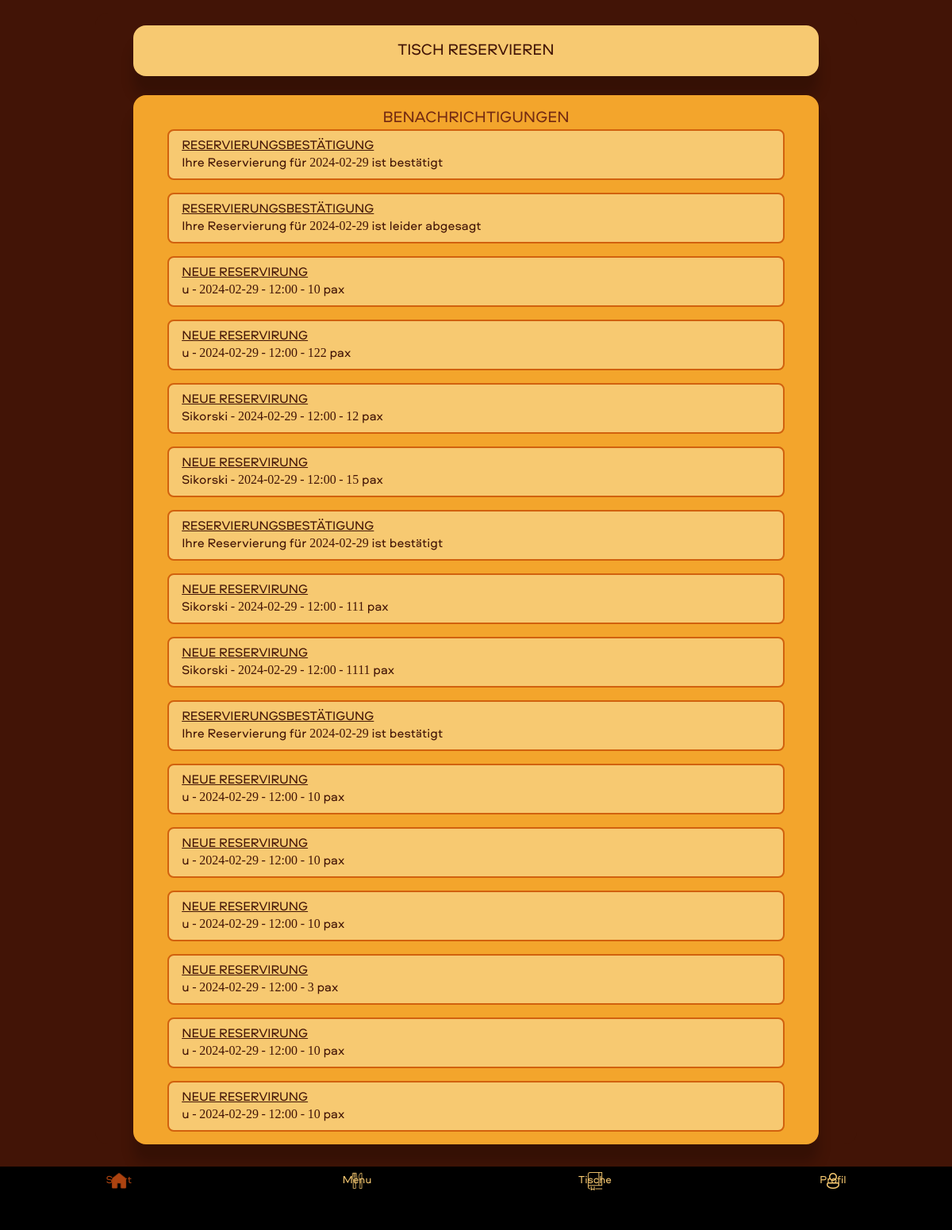
The app's page / (signed in) with its own data.
### reservation_app/models.py (models this page shows, shortened)
class Notification(models.Model):
    user = models.ForeignKey(settings.AUTH_USER_MODEL, on_delete=models.CASCADE)
    title = models.TextField(default='')
    message = models.TextField(default='')
    timestamp = models.DateTimeField(auto_now_add=True)
    is_read = models.BooleanField(default=False)

### reservation_app/views.py (the view)
# urls.py: path('',views.home,name='home'),
def home(request):
    if request.user.is_authenticated:
        notifications = Notification.objects.filter(user=request.user, is_read=False)
        return render(request,"home.html",{'notifications': notifications})
    else:
        return render(request,"home.html",{'notifications': []})

### reservation_app/templates/home.html (shortened to what this page needs)
{% extends 'base.html' %}
{% block content %}
<div class="tables-container" style="min-height: 90vh;">
    <a href="{% url 'create_book' %}">
        <button class="std_button" style="height: 8vh; margin-top: 2vh;">Tisch reservieren</button>
    </a>
{% if user.is_authenticated %}
<div class="notifications" style="overflow-y: auto">
    <div class="title-text">
        <div class="title">Benachrichtigungen</div>
      </div>
{% if notifications %}
    <ul>
        {% for notification in notifications %}
        {% if notification.is_read == False %}
        <a href="{% url 'user_orders' %}?method=Show_Table&notification_id={{ notification.id }}">
            <button class="notification">
                <div class="title_not">
                {{ notification.title }}
            </div>
            <div class="message">
                {{ notification.message }}
            </div>
        </button></a>
        {% endif %}
        {% endfor %}
    </ul>
{% else %}
<div class="title-text">
    <div class="title" style="font-size: 2vh;padding-bottom: 2vh;">Sie haben keine Benachrichtigungen</div>
  </div>
{% endif %}
{% endif %}
</div>
</div><br><br><br><br>
</div>
 {% load static %}
      <a href="{% url 'home' %}">
        <button class="tabbar home">
            <img src="{% static 'icons/home_active.png' %}">
            <br>
            Start
        </button>
    </a>
    <a href="{% url 'menu' %}">
        <button class="tabbar menu">
            <img src="{% static 'icons/menu.png' %}" >
            <br>
            Menu
        </button>
    </a>
    <a href="{% url 'user_orders' %}">
        <button class="tabbar mybook">
            <img src="{% static 'icons/tables.png' %}">
            <br>
            Tische
        </button>
    </a>
    {% if user.is_authenticated %}
    <a href="{% url 'account' %}">
        <button class="tabbar login_user">
            <img src="{% static 'icons/account.png' %}">
            <br>
            Profil
        </button>
    </a>
    {% endif %}
{% endblock %}

### reservation_app/templates/home.html (style rules this page uses)
.home { color:var(--active_button) }

### records on screen
Notification: title "RESERVIERUNGSBESTÄTIGUNG", message "Ihre Reservierung für 2024-02-29 ist bestätigt"
Notification: title "RESERVIERUNGSBESTÄTIGUNG", message "Ihre Reservierung für 2024-02-29 ist leider abgesagt"
Notification: title "NEUE RESERVIRUNG", message "u - 2024-02-29 - 12:00 - 10 pax"
Notification: title "NEUE RESERVIRUNG", message "u - 2024-02-29 - 12:00 - 122 pax"
Notification: title "NEUE RESERVIRUNG", message "Sikorski - 2024-02-29 - 12:00 - 12 pax"
Notification: title "NEUE RESERVIRUNG", message "Sikorski - 2024-02-29 - 12:00 - 15 pax"
Notification: title "RESERVIERUNGSBESTÄTIGUNG", message "Ihre Reservierung für 2024-02-29 ist bestätigt"
Notification: title "NEUE RESERVIRUNG", message "Sikorski - 2024-02-29 - 12:00 - 111 pax"
Notification: title "NEUE RESERVIRUNG", message "Sikorski - 2024-02-29 - 12:00 - 1111 pax"
Notification: title "RESERVIERUNGSBESTÄTIGUNG", message "Ihre Reservierung für 2024-02-29 ist bestätigt"
Notification: title "NEUE RESERVIRUNG", message "u - 2024-02-29 - 12:00 - 10 pax"
Notification: title "NEUE RESERVIRUNG", message "u - 2024-02-29 - 12:00 - 10 pax"
Notification: title "NEUE RESERVIRUNG", message "u - 2024-02-29 - 12:00 - 10 pax"
Notification: title "NEUE RESERVIRUNG", message "u - 2024-02-29 - 12:00 - 3 pax"
Notification: title "NEUE RESERVIRUNG", message "u - 2024-02-29 - 12:00 - 10 pax"
Notification: title "NEUE RESERVIRUNG", message "u - 2024-02-29 - 12:00 - 10 pax"
